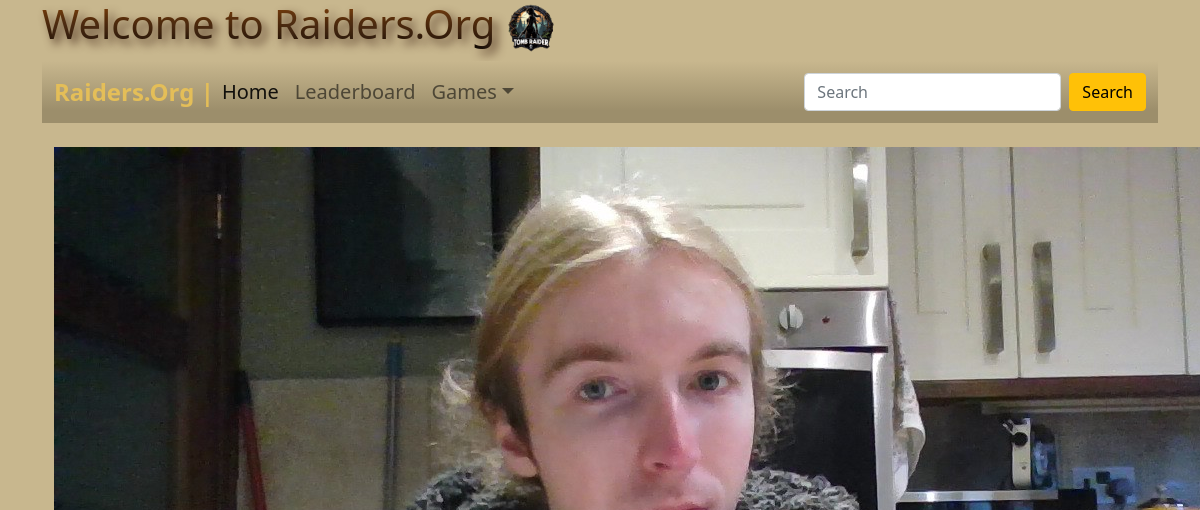
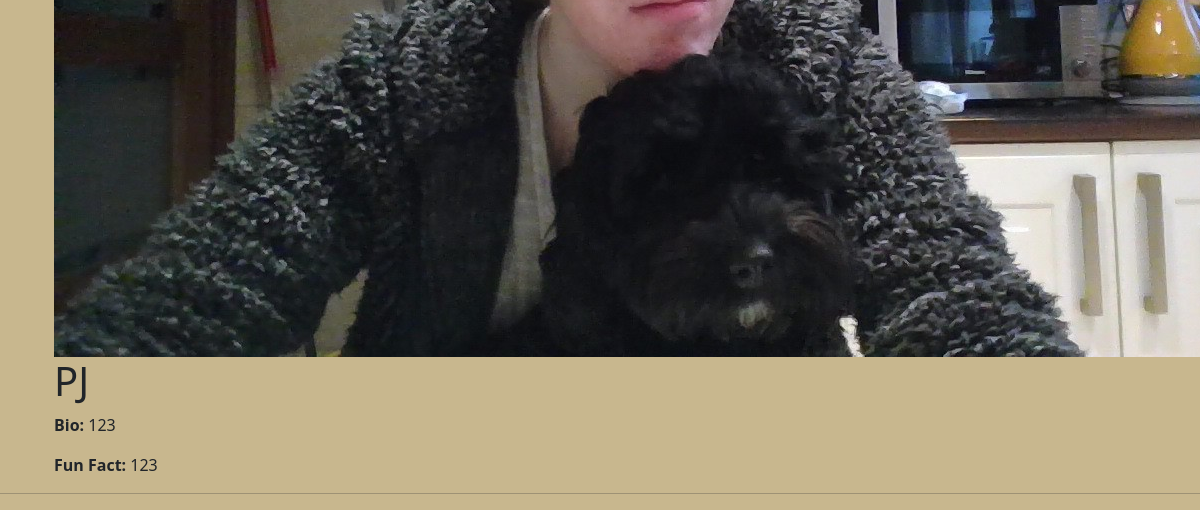
Before: /profile/1/ (signed in) with the older database file (2 pictures, top to bottom).
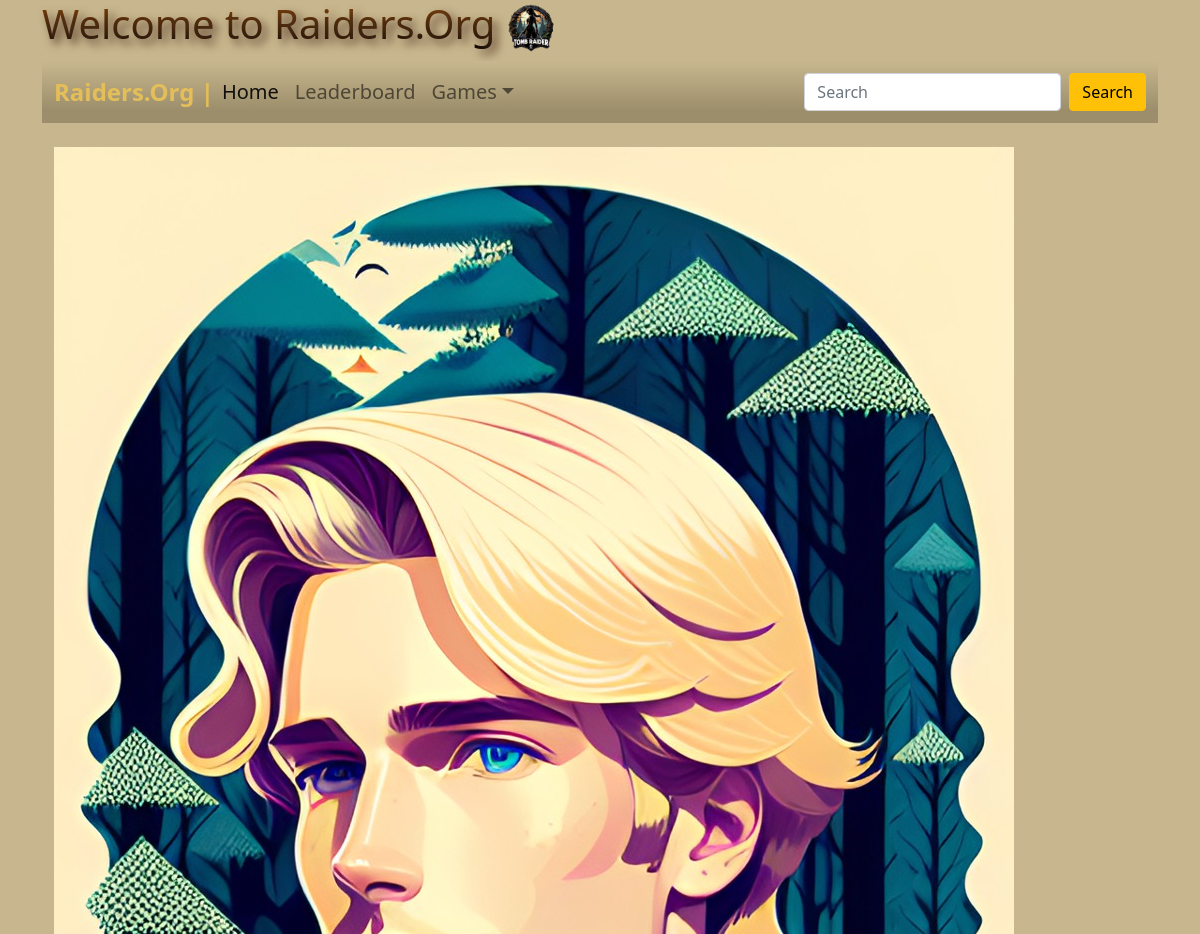
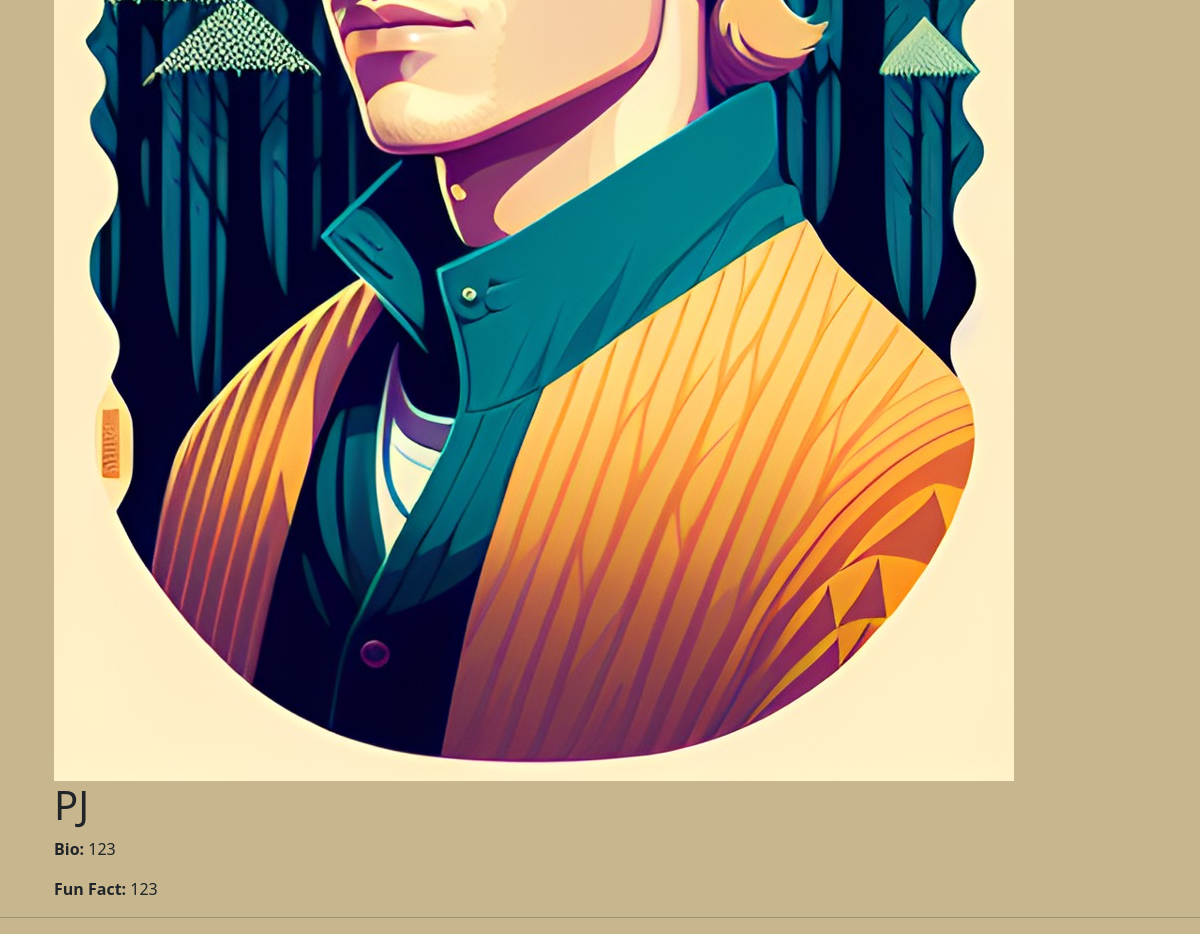
After: the same page with the newer database file (2 pictures, top to bottom).
### players/models.py (models this page shows, shortened)
class CustomUser(AbstractUser):
    picture = models.ImageField(upload_to='profile_picture/', blank=True)
    country = models.CharField(max_length=255, null=True, blank=True)
    points = models.PositiveBigIntegerField(null=True, blank=True)

class Profile(models.Model):
    player = models.OneToOneField(
        get_user_model(),
        null=True,
        on_delete=models.CASCADE,
    )
    bio = models.CharField(max_length=255)
    fun_fact = models.CharField(max_length=255)

### players/views.py (the view)
# urls.py: path('profile/<int:pk>/', ProfilePageView.as_view(), name = 'profile'),
class ProfilePageView(DetailView):
    model = Profile
    template_name = 'profile.html'

### templates/profile.html (shortened to what this page needs)
{% extends 'base.html' %}
{% block content %}
<div class="container">
    <br>
    <img class="profile_img" src="{{user.picture.url}}" alt="{{profile.name}}">
    <h1 class="my_prod_title">{{user.username}}</h1>
    <p class="fs-6"><span class="fw-bold">Bio: </span>{{ user.profile.bio }}</p>
    <p class="fs-6"><span class="fw-bold">Fun Fact: </span>{{ user.profile.fun_fact }}</p>
</div>
{% endblock %}

Changed rows visible on the page:
changed CustomUser "PJ": picture: a different picture
